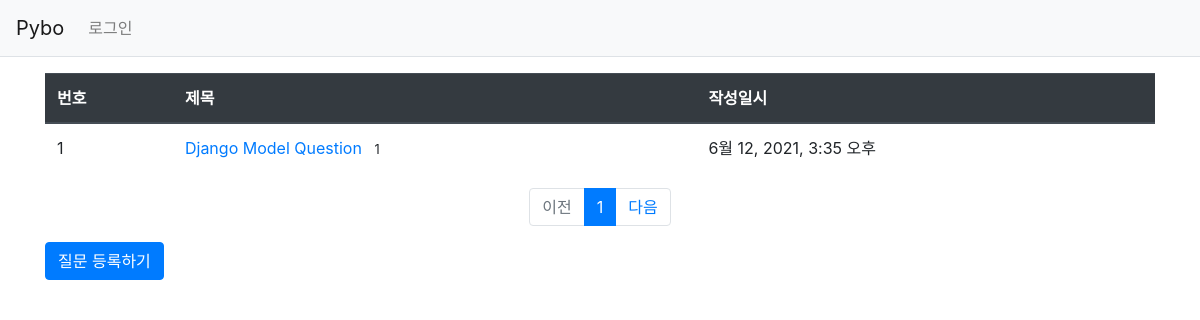
The app's page /, older data.
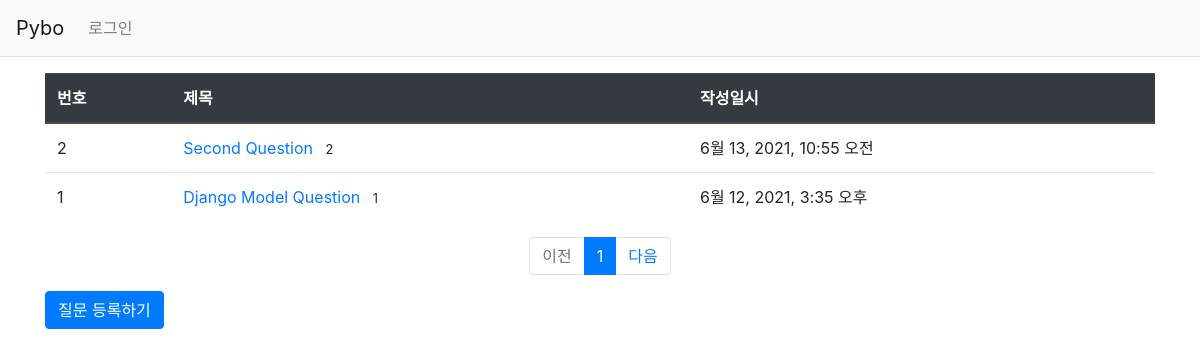
The same page, newer data.
### pybo/models.py (models this page shows, shortened)
class Question(models.Model):
    subject = models.CharField(max_length=200)
    content = models.TextField()
    create_date = models.DateTimeField()

### pybo/views.py (the view)
# urls.py: path('',views.index,name='index'),
def index(request):
    page = request.GET.get('page','1')
    question_list = Question.objects.order_by('-create_date')
    paginator = Paginator(question_list, 10)#페이지당 10개씩 보여주기
    page_obj = paginator.get_page(page)
    context = {'question_list': page_obj}
    return render(request,'pybo/question_list.html',context)

### pybo/templatetags/pybo_filter.py (called while the page is built)
@register.filter
def sub(value, arg):
    return value - arg

### templates/pybo/question_list.html
{% extends 'base.html' %}
{% load pybo_filter %}
{% block content %}
<div class="container my-3">
    <table class="table">
        <thead>
            <tr class="thead-dark">
                <th>번호</th>
                <th>제목</th>
                <th>작성일시</th>
            </tr>
        </thead>
        <tbody>
            {% if question_list %}
            {% for question in question_list %}
            <tr>
                <td>{{ question_list.paginator.count|sub:question_list.start_index|sub:forloop.counter0|add:1 }}</td>
                <td>
                    <a href="{% url 'pybo:detail' question.id %}">{{question.subject}}</a>
                    {% if question.answer_set.count > 0 %}
                    <span class="text-dnager small ml-2">{{question.answer_set.count}}</span>
                    {% endif %}
                </td>
                <td>{{question.create_date}}</td>
            </tr>
            {% endfor %}
            {% else %}
            <tr>
                <td colspan="3">질문이 없습니다.</td>
            </tr>
            {% endif %}
        </tbody>
    </table>
    <ul class="pagination justify-content-center">
        {% if question_list.has_previous %}
        <li class="page-item">
            <a class="page-link" href="?page={{question_list.previous_page_number }}">이전</a>
        </li>
        {% else %}
        <li class="page-item disabled">
            <a class="page-link" tabindex="-1" aria-disabled="true" href="#">이전</a>
        </li>
        {% endif %}
        {% for page_number in question_list.paginator.page_range %}
        {% if page_number >= question_list.number|add:-5 and page_number <= question_list.number|add:5 %}
        {% if page_number == question_list.number %}
            <li class="page-item active" aria-current="page">
            <a class="page-link" href="?page={{page_number}}">{{page_number}}</a>
            </li>
            {% else %}
            <li class="page-item">
                <a class="page-link" href="?page={{page_number}}">{{page_number}}</a>
            </li>
            {% endif %}
            {% endif %}
            {% endfor %}
            {% if question_list.has_next %}
            <li class="page-item">
                <a class="page-link" href="?page={{question_list.next_page_number">다음</a>
            </li>
            {% else %}
            <li class="page-item diasabled">
                <a class="page-link" tabindex="-1" aria-disabled="true" href="#">다음</a>
            </li>
            {% endif %}
    </ul>
    <a href="{% url 'pybo:question_create' %}" class="btn btn-primary">질문 등록하기</a>
</div>
{% endblock %}

Row changes from the older to the newer data that the page shows:
added Question: paginator.count|sub "2", subject "Second Question", answer_set.count "2", create_date "6월 13, 2021, 10:55 오전"
